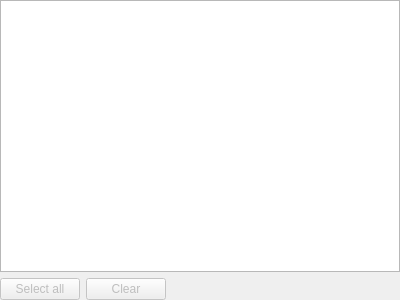
<?xml version="1.0" encoding="UTF-8"?>
<ui version="4.0">
 <class>DiagSelectionForm</class>
 <widget class="QWidget" name="DiagSelectionForm">
  <property name="geometry">
   <rect>
    <x>0</x>
    <y>0</y>
    <width>400</width>
    <height>300</height>
   </rect>
  </property>
  <layout class="QVBoxLayout" name="verticalLayout">
   <property name="leftMargin">
    <number>0</number>
   </property>
   <property name="topMargin">
    <number>0</number>
   </property>
   <property name="rightMargin">
    <number>0</number>
   </property>
   <property name="bottomMargin">
    <number>0</number>
   </property>
   <item>
    <widget class="CustomTreeView" name="diagTreeView">
     <property name="selectionMode">
      <enum>QAbstractItemView::SelectionMode::NoSelection</enum>
     </property>
     <attribute name="headerVisible">
      <bool>false</bool>
     </attribute>
    </widget>
   </item>
   <item>
    <layout class="QHBoxLayout" name="horizontalLayout_2">
     <item>
      <widget class="QPushButton" name="selectAllButton">
       <property name="enabled">
        <bool>false</bool>
       </property>
       <property name="text">
        <string>Select all</string>
       </property>
       <property name="icon">
        <iconset theme="QIcon::ThemeIcon::EditSelectAll"/>
       </property>
      </widget>
     </item>
     <item>
      <widget class="QPushButton" name="clearButton">
       <property name="enabled">
        <bool>false</bool>
       </property>
       <property name="text">
        <string>Clear</string>
       </property>
       <property name="icon">
        <iconset theme="QIcon::ThemeIcon::EditClear"/>
       </property>
      </widget>
     </item>
     <item>
      <spacer name="horizontalSpacer_4">
       <property name="orientation">
        <enum>Qt::Orientation::Horizontal</enum>
       </property>
       <property name="sizeHint" stdset="0">
        <size>
         <width>40</width>
         <height>20</height>
        </size>
       </property>
      </spacer>
     </item>
    </layout>
   </item>
  </layout>
 </widget>
 <customwidgets>
  <customwidget>
   <class>CustomTreeView</class>
   <extends>QTreeView</extends>
   <header>ui/misc/CustomTreeView.h</header>
  </customwidget>
 </customwidgets>
 <resources/>
 <connections/>
</ui>
